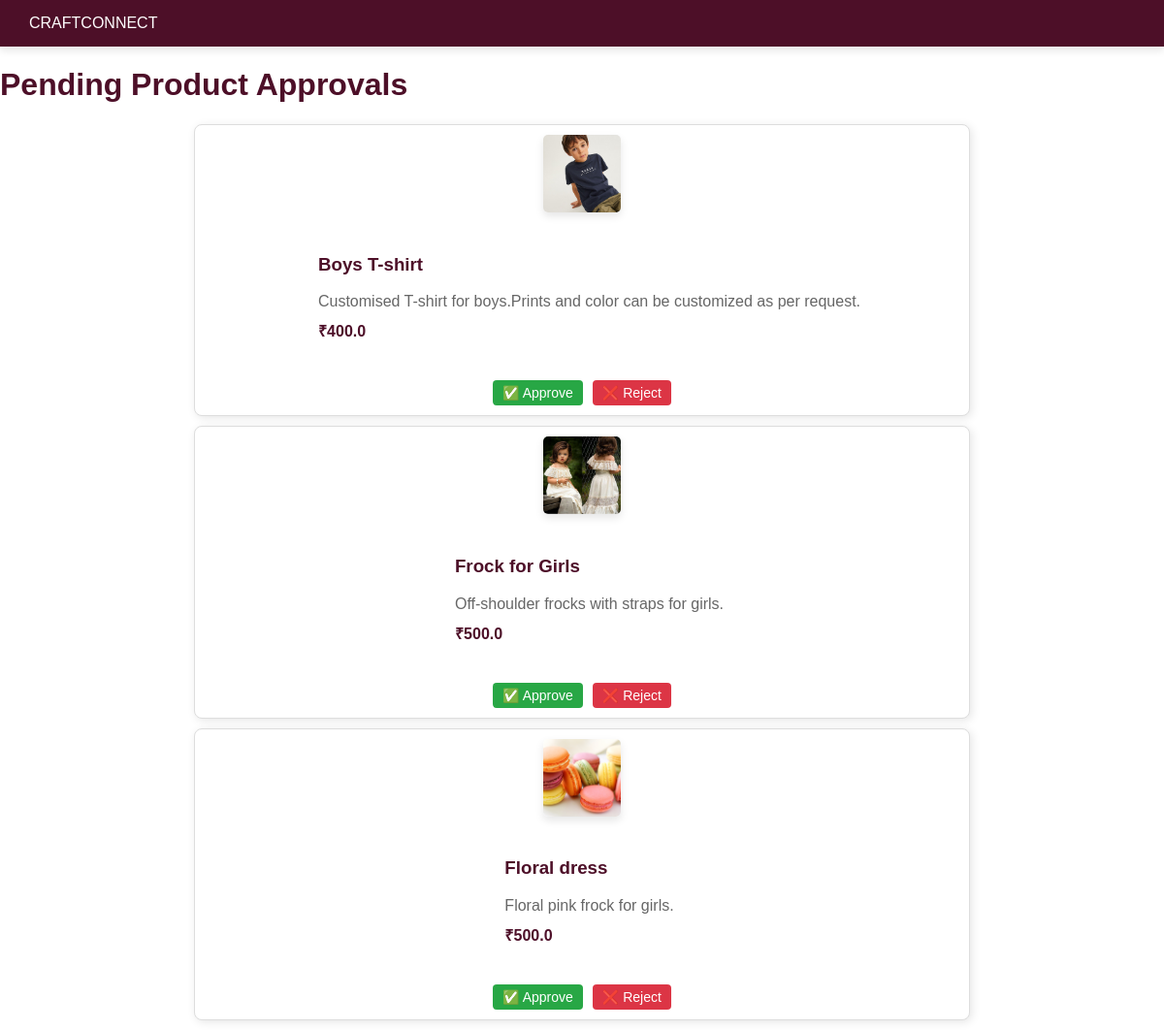
/admin/products (signed in), run on the app's committed database.
### tables this page shows
CREATE TABLE products (
            id INTEGER PRIMARY KEY AUTOINCREMENT,
            name TEXT NOT NULL,
            description TEXT NOT NULL,
            price REAL NOT NULL,
            image TEXT NOT NULL,
            manufacturer_id INTEGER, approved INTEGER DEFAULT 0, category TEXT, stock_limit INTEGER DEFAULT NULL, size_chart TEXT,
            FOREIGN KEY (manufacturer_id) REFERENCES users (id)
        );

### app.py (the view)
@app.route('/admin/products')
def admin_products():
    if 'admin_logged_in' not in session:
        return redirect('/admin')
    conn = get_db_connection()
    products = conn.execute('SELECT * FROM products WHERE approved = 0').fetchall()
    conn.close()
    return render_template('admin_products.html', products=products)

### app.py (called while the page is built)
def get_db_connection():
    conn = sqlite3.connect("craftconnect.db")
    conn.row_factory = sqlite3.Row
    return conn

### templates/admin_products.html (shortened to what this page needs)
<!DOCTYPE html>
<html lang="en">
<head>
    <nav class="navbar">
        <div class="logo">CRAFTCONNECT</div>
    </nav>
    <link rel="stylesheet" href="{{ url_for('static', filename='css/styles.css') }}">
</head>
<body>
    <h1>Pending Product Approvals</h1>
    {% for product in products %}
    <div class="product-container">
        <div class="product-image">
            <img src="{{ url_for('static', filename='uploads/' + product.image) }}" alt="{{ product.name }}">
        </div>
        <div class="product-info">
            <h3>{{ product.name }}</h3>
            <p>{{ product.description }}</p>
            <strong>₹{{ product.price }}</strong>
        </div>
        <div class="product-actions">
            <a href="/admin/product/approve/{{ product.id }}" class="approve-btn">✅ Approve</a>
            <a href="/admin/product/reject/{{ product.id }}" class="reject-btn">❌ Reject</a>
        </div>
    </div>
    {% endfor %}
</body>
</html>

### static/css/styles.css (style rules this page uses)
body { margin: 0; padding: 0; overflow-x: hidden; font-family: Arial, sans-serif; background: white; color: #4D0F28; min-height: 100vh; box-sizing: border-box; width:100%; max-width: 100%; }
.navbar { display: flex; justify-content: space-between; align-items: center; padding: 15px 30px; background: #4D0F28; color: white; box-shadow: 0px 4px 8px rgba(0, 0, 0, 0.1); max-width: 100%; flex-wrap: wrap; }
.product-container { text-align: center; padding: 40px; width: 100%; max-width: 100vw; margin: 0 auto; display: flex; flex-direction: column; align-items: center; }
* { outline: none; box-sizing: border-box; max-width: 100vw; }
.product-image { flex: 1; max-width: 400px; }
.product-image img { width: 100%; border-radius: 8px; box-shadow: 0px 4px 8px rgba(0, 0, 0, 0.1); transition: transform 0.3s ease; cursor: zoom-in; }
.product-container { display: flex; gap: 20px; margin: 40px 0; }
.product-image img { max-width: 400px; border-radius: 8px; box-shadow: 0 4px 8px rgba(0, 0, 0, 0.1); }
.product-info { flex: 1; }
.product-info p { font-size: 16px; color: #666; margin-bottom: 10px; }
.product-actions { margin-top: 20px; display: flex; gap: 10px; }

### templates/admin_products.html (style rules this page uses)
.product-container { display: flex; align-items: center; justify-content: space-between; border: 1px solid #ddd; border-radius: 8px; padding: 10px; margin: 10px auto; background-color: #fff; box-shadow: 2px 2px 10px rgba(0, 0, 0, 0.1); max-width: 800px; width: 90%; }
.product-image img { width: 80px; height: 80px; object-fit: cover; border-radius: 5px; }
.product-info { flex-grow: 1; margin-left: 15px; text-align: justify; }
.product-actions { display: flex; gap: 10px; }
.approve-btn, .reject-btn { padding: 5px 10px; font-size: 14px; border: none; border-radius: 4px; cursor: pointer; transition: 0.3s; text-decoration: none; }
.approve-btn { background-color: #28a745; color: white; }
.reject-btn { background-color: #dc3545; color: white; }

### data on the page
products: image (picture), name "Boys T-shirt", description "Customised T-shirt for boys.Prints and color can be customized as per request.", price "400.0"
products: image (picture), name "Frock for Girls", description "Off-shoulder frocks with straps for girls.", price "500.0"
products: image (picture), name "Floral dress", description "Floral pink frock for girls.", price "500.0"
